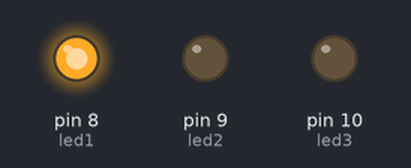
The sketch below on a simulated Arduino Uno, built with avr-gcc and run on an emulated ATmega328P. Parts: output pins drawn as LEDs (lit = HIGH).

Above: at 0.5 s.
At 1.6 s:
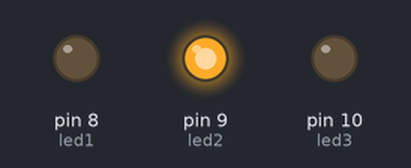
At 3.25 s:
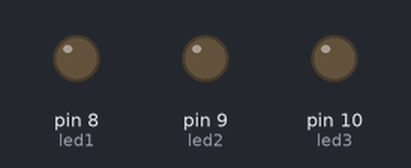
At 6.0 s:
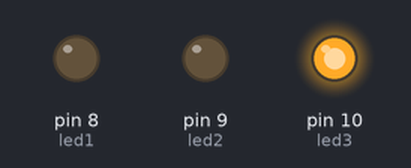
Timing chart, 0 to 7.6 s (numbered marks = the images above):
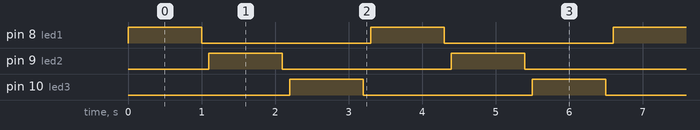

The sketch:

hello.ino
```cpp
int led1 = 8;
int led2 = 9;
int led3 = 10;

void setup() {
  pinMode(led1, OUTPUT);
  pinMode(led2, OUTPUT);
  pinMode(led3, OUTPUT);
}

void offAll(){
  digitalWrite(led1, LOW);
  digitalWrite(led2, LOW);
  digitalWrite(led3, LOW);
}

void loop() {
  digitalWrite(led1, HIGH);
  delay(1000);
  offAll();
  delay(100);
  digitalWrite(led2, HIGH);
  delay(1000);
  offAll();
  delay(100);
  digitalWrite(led3, HIGH);
  delay(1000);
  offAll();
  delay(100);
}
```

Measured:
- by itself, pin 8 (led1), pin 9 (led2), pin 10 (led3): alternates HIGH for 1.0 s and LOW for 2.3 s
- by itself, everything shown: repeats every 3.3 s, in 6 steps
